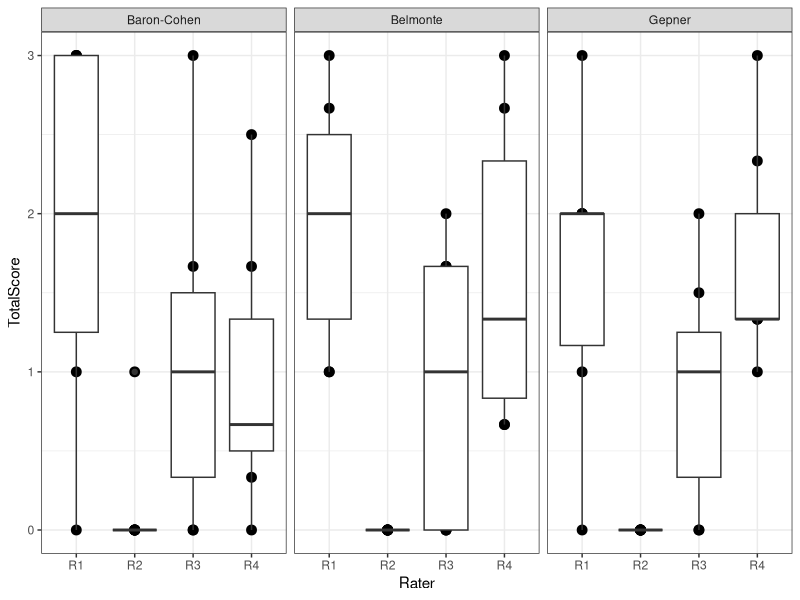

This chart was generated by the following R code:
rm(list = ls())

library(tidyverse)

df <- readxl::read_xlsx("../data/Ratings.xlsx")

df <- df %>% 
  mutate(Edge = case_when(Edge == "NA" ~ NA,
                          .default = Edge), 
         Fidelity = case_when(Fidelity == "NA" ~ NA,
                          .default = Fidelity)) %>% 
  mutate(across(Edge:Fidelity, as.numeric)) %>% 
  mutate(Encoder = case_when(Encoder == "Q23" ~ "TE1",
                                  Encoder == "Q29" ~ "UE1", 
                                  Encoder == "Q31" ~ "TE2",
                                  Encoder == "Q37" ~ "UE2",
                                  Encoder == 'Q03' ~ "Naive GPT",
                                  Encoder == "Q11" ~ "Engineered GPT",
                                  Encoder == "Q17" ~ "Naive Gemini",
                                  Encoder == "Q19" ~ "Engineered Gemini")) %>% 
  mutate(NaiveEngineered = case_when(str_detect(Encoder, "Naive") ~ "Naive",
                                     str_detect(Encoder, "Engineered") ~ "Engineered",
                                                .default = "Human")) %>% 
  mutate(TotalScore = rowMeans(across(c(Construct, Edge, Fidelity)), na.rm = TRUE)) %>% 
  mutate(Class = case_when(Encoder %in% c("UE1", "UE2") ~ "Untrained Human",
                           Encoder %in% c("TE1", "TE2") ~ "Trained Human",
                           str_detect(Encoder, "Naive") ~ "Naive",
                           str_detect(Encoder, "Engineered") ~ "Engineered")) %>% 
  mutate(TuringCorrect = case_when(NaiveEngineered %in% c("Naive", "Engineered") & HumanAI == "AI" ~ 1, 
                                   NaiveEngineered == "Human" & HumanAI == "Human" ~ 1, 
                                   .default = 0))  %>% 
  mutate(Class2 = case_when(Encoder %in% c("UE1", "UE2", "TE1", "TE2") ~ "Human",
                                       str_detect(Encoder, "Naive") ~ "LLM",
                                       str_detect(Encoder, "Engineered") ~ "LLM"))



df %>% group_by(Rater) %>% 
  summarize(construct = mean(Construct),
            edge = mean(Edge, na.rm = T), 
            fidelity = mean(Fidelity, na.rm = T),
            TotalScore = mean(TotalScore, na.rm = T)) %>% 
  arrange(desc(TotalScore))



df %>% group_by(Paper, Class2) %>% 
  #filter(Class == "Trained Human") %>% 
  summarize(construct = mean(Construct),
            edge = mean(Edge, na.rm = T), 
            fidelity = mean(Fidelity, na.rm = T),
            TotalScore = mean(TotalScore, na.rm = T)) %>% 
  arrange(Class2) 






df %>% group_by(NaiveEngineered) %>% 
  summarize(construct = mean(Construct),
            edge = mean(Edge, na.rm = T), 
            fidelity = mean(Fidelity, na.rm = T),
            TotalScore = mean(TotalScore, na.rm = T)) %>% 
  arrange(desc(TotalScore))

df %>% group_by(Class) %>% 
  summarize(construct = mean(Construct),
            edge = mean(Edge, na.rm = T), 
            fidelity = mean(Fidelity, na.rm = T),
            TotalScore = mean(TotalScore, na.rm = T)) %>% 
  arrange(desc(TotalScore))




scores_by_coder <- df %>% group_by(Encoder) %>% 
  summarize(construct = mean(Construct),
            edge = mean(Edge, na.rm = T), 
            fidelity = mean(Fidelity, na.rm = T),
            TotalScore = mean(TotalScore, na.rm = T)) %>% 
  arrange(desc(TotalScore))

# write.csv(scores_by_coder, "scores_by_coder.csv",row.names = F)


ggplot(df, aes(x = Rater, y = TotalScore)) +
  geom_point(size = 3) + 
  geom_boxplot() +
   theme_bw() +
  facet_wrap(~Paper)



library(lme4)
library(lmerTest)
model <- lmerTest::lmer(TotalScore ~ Encoder + (1 | Rater), data = df)
summary(model)


model <- lmerTest::lmer(TotalScore ~ NaiveEngineered + (1 | Rater), data = df %>% filter(NaiveEngineered %in% c("Naive", "Engineered")))
summary(model)
.6718/(.6718+.3433)


model <- lmerTest::lmer(TotalScore ~ Class + (1 | Rater), data = df %>% filter(Class %in% c("Trained Human", "Untrained Human")))
summary(model)
.6821/(.6821/.6821+.4416)

model <- lmerTest::lmer(TotalScore ~ Class + (1 | Rater), data = df)
summary(model)


model <- lmerTest::lmer(TotalScore ~ Class2 + (1 | Rater), data = df %>% filter(Class %in% c("Trained Human", "Naive")))
summary(model)



model <- lmerTest::lmer(TotalScore ~ Class + (1 | Rater), data = df)
anova(model, ddf = "Kenward-Roger")
summary(model)
.6067/(.6067+.4316)

emm <- emmeans::emmeans(model, ~ Class)

emmeans::contrast(emm, method = list(
  "Engineered - Naive" = c(1,-1,0,0),
  "Trained Human - Untrained Human" = c(0,0,1,-1),
  "Trained Human - Naive" = c(0,-1,1,0)
  ), adjust = "holm"
)

# df %>% group_by(Encoder) %>% 
#   summarize(correct = sum(TuringCorrect)) %>% 
#   arrange(desc(correct))
# 
# df %>% group_by(Rater) %>% 
#   summarize(correct = sum(TuringCorrect)) %>% 
#   arrange(desc(correct))
